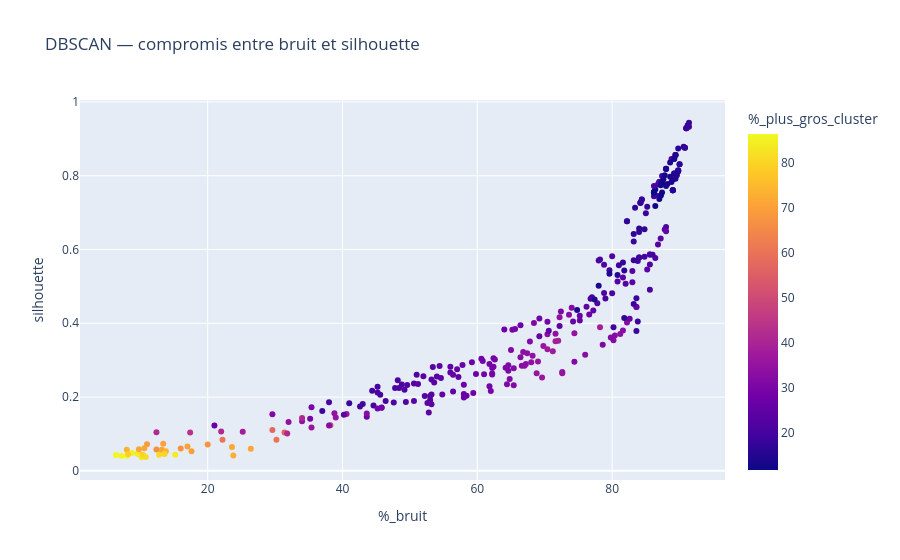

The cell this chart's notebook holds for it:
### Code cell
candidats = resultats.loc[
    resultats["nb_clusters"].between(10, 20)
    & resultats["silhouette"].notna()
].copy()

if candidats.empty:
    print("Aucun candidat dans la plage 10–20 clusters.")
    # display(resultats)
else:
    # display(candidats.sort_values(
    #     ["%_bruit", "silhouette"],
    #     ascending=[True, False]
    # ))

    fig = px.scatter(
        candidats,
        x="%_bruit",
        y="silhouette",
        color="%_plus_gros_cluster",
        hover_data=[
            "eps", "min_samples",
            "nb_clusters", "taille_min"
        ],
        title="DBSCAN — compromis entre bruit et silhouette"
    )
    fig.show()

### Figure 1 — Plotly figure (JSON) as saved in the notebook; plotly's stock layout.template omitted (floating-point values rounded to 4 significant figures; data arrays with more than 128 entries replaced by an {"elided": "..."} marker saying what was removed)
{"data": [{"customdata": {"elided": "306x4 float values"}, "hovertemplate": "%_bruit=%{x}<br>silhouette=%{y}<br>eps=%{customdata[0]}<br>min_samples=%{customdata[1]}<br>nb_clusters=%{customdata[2]}<br>taille_min=%{customdata[3]}<br>%_plus_gros_cluster=%{marker.color}<extra></extra>", "legendgroup": "", "marker": {"color": {"elided": "306 float values"}, "coloraxis": "coloraxis", "symbol": "circle"}, "mode": "markers", "name": "", "orientation": "v", "showlegend": false, "type": "scatter", "x": {"elided": "306 float values"}, "xaxis": "x", "y": {"elided": "306 float values"}, "yaxis": "y"}], "layout": {"coloraxis": {"colorbar": {"title": {"text": "%_plus_gros_cluster"}}, "colorscale": [[0, "#0d0887"], [0.1111, "#46039f"], [0.2222, "#7201a8"], [0.3333, "#9c179e"], [0.4444, "#bd3786"], [0.5556, "#d8576b"], [0.6667, "#ed7953"], [0.7778, "#fb9f3a"], [0.8889, "#fdca26"], [1, "#f0f921"]]}, "legend": {"tracegroupgap": 0}, "title": {"text": "DBSCAN — compromis entre bruit et silhouette"}, "xaxis": {"anchor": "y", "domain": [0, 1], "title": {"text": "%_bruit"}}, "yaxis": {"anchor": "x", "domain": [0, 1], "title": {"text": "silhouette"}}}}
